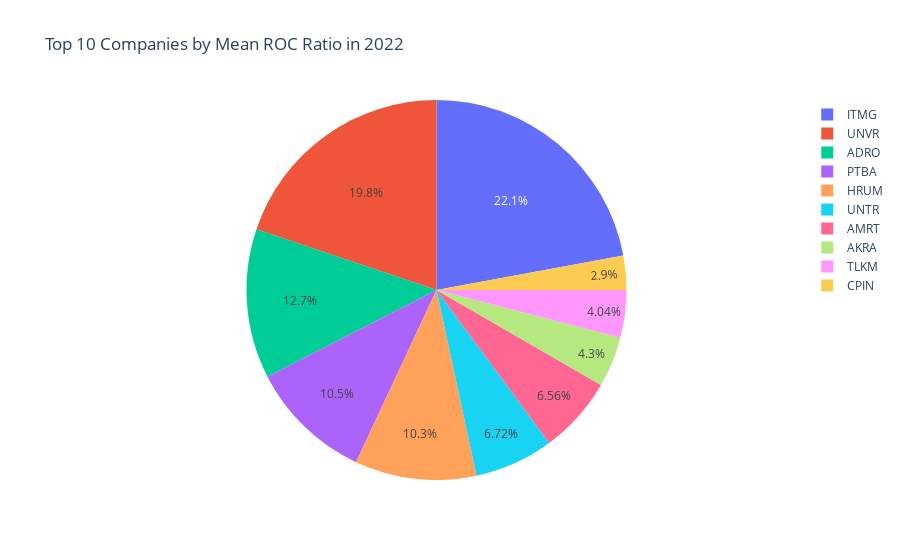
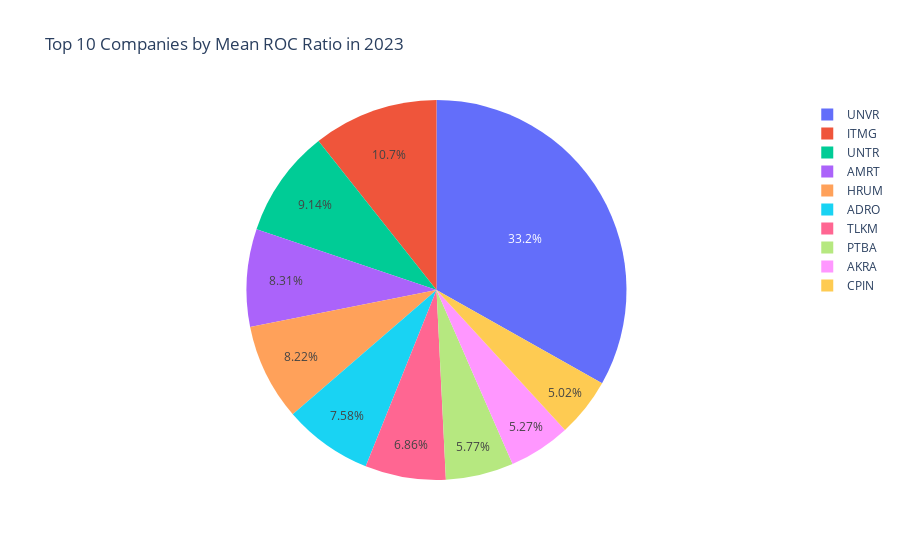

Notebook code cell kept with these figures, in order:
### Markdown cell above
## Return On Capital

### Code cell
# Melihat top 10 share outstanding
top10_rocratio_2023 = (new_data
            .groupby(['company_id'])
            .agg(mean_roc_ratio_2022=('roc_ratio_2022','mean'), mean_roc_ratio_2023=('roc_ratio_2023','mean'))
            .reset_index()
            .sort_values('mean_roc_ratio_2023',ascending=False)
            .head(10)
            )


# change to str
top10_rocratio_2023['company_id'] = top10_rocratio_2023['company_id'].astype(str)

# Plotting pie chart for 2022
fig_2022 = px.pie(top10_rocratio_2023,
                  names='company_id',
                  values='mean_roc_ratio_2022',
                  title='Top 10 Companies by Mean ROC Ratio in 2022')

# Plotting pie chart for 2023
fig_2023 = px.pie(top10_rocratio_2023,
                  names='company_id',
                  values='mean_roc_ratio_2023',
                  title='Top 10 Companies by Mean ROC Ratio in 2023')

# Show the figure
fig_2022.show()
fig_2023.show()

### Figure 1 — Plotly figure (JSON) as saved in the notebook; plotly's stock layout.template omitted (floating-point values rounded to 4 significant figures)
{"data": [{"domain": {"x": [0, 1], "y": [0, 1]}, "hovertemplate": "company_id=%{label}<br>mean_roc_ratio_2022=%{value}<extra></extra>", "labels": ["UNVR", "ITMG", "UNTR", "AMRT", "HRUM", "ADRO", "TLKM", "PTBA", "AKRA", "CPIN"], "legendgroup": "", "name": "", "showlegend": true, "type": "pie", "values": [0.947, 1.056, 0.321, 0.3132, 0.4938, 0.6074, 0.1931, 0.5016, 0.2054, 0.1387]}], "layout": {"legend": {"tracegroupgap": 0}, "title": {"text": "Top 10 Companies by Mean ROC Ratio in 2022"}}}

### Figure 2 — Plotly figure (JSON) as saved in the notebook; plotly's stock layout.template omitted (floating-point values rounded to 4 significant figures)
{"data": [{"domain": {"x": [0, 1], "y": [0, 1]}, "hovertemplate": "company_id=%{label}<br>mean_roc_ratio_2023=%{value}<extra></extra>", "labels": ["UNVR", "ITMG", "UNTR", "AMRT", "HRUM", "ADRO", "TLKM", "PTBA", "AKRA", "CPIN"], "legendgroup": "", "name": "", "showlegend": true, "type": "pie", "values": [0.8274, 0.2662, 0.2281, 0.2074, 0.2052, 0.1891, 0.1712, 0.1439, 0.1314, 0.1252]}], "layout": {"legend": {"tracegroupgap": 0}, "title": {"text": "Top 10 Companies by Mean ROC Ratio in 2023"}}}
